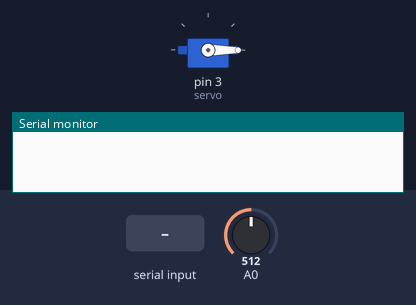
The sketch below on a simulated Arduino Uno, built with avr-gcc and run on an emulated ATmega328P. Shown: servo, the last lines printed to the serial monitor. The inputs (shaded band) are chosen by the test bench; at power-on: A0 = 512.

Above: at 1.2 s.
1.3 s: "90,45\n" received over the second serial link
At 2.3 s:
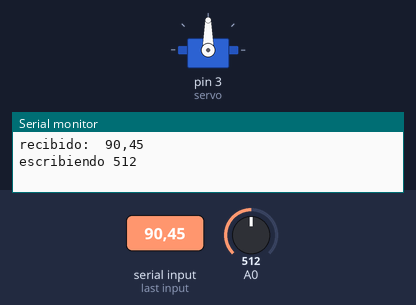
2.8 s: "200\n" received over the second serial link
At 3.4 s:
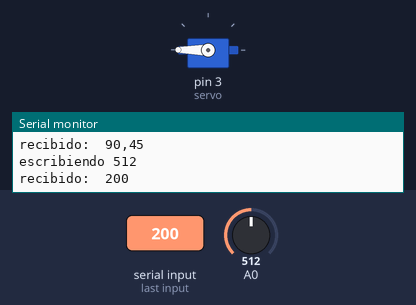
4.3 s: "30,150\n" received over the second serial link
At 5.5 s:
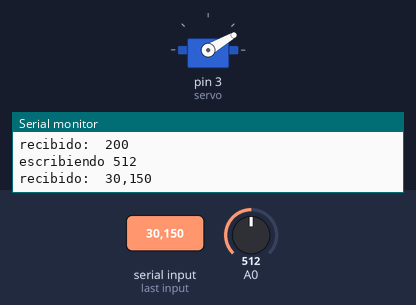
5.8 s: "90\n" received over the second serial link
At 6.8 s:
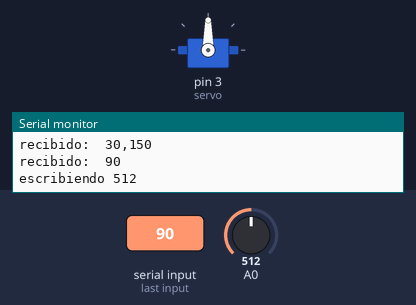
Timing chart, 0 to 8.3 s (numbered marks = the images above; inputs shaded):
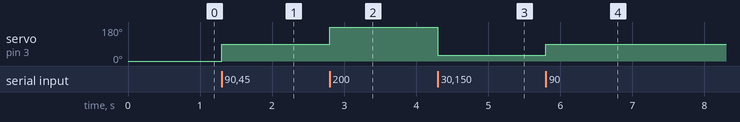

Measured:
- after the input at 1.3 s, servo on pin 3 (servo): 0° → 90° at once
- after the input at 2.8 s, servo on pin 3 (servo): 90° → 180° at once
- after the input at 4.3 s, servo on pin 3 (servo): 180° → 30° at once
- after the input at 5.8 s, servo on pin 3 (servo): 30° → 90° at once

The sketch:

arduinoComunicationBt.ino
```cpp
/*
  Autor: Williams Bobadilla
  Fecha creacion: 25 marzo 2021
  Descripcion: software para la demostracion de la conexion de flutter con arduino, mediante
  un modulo bluetooth, un sensor y un servomotor, en el Arduino Day.
*/

#include <SoftwareSerial.h>
#include <Servo.h>

Servo servo;  //creamos un objeto servo
SoftwareSerial BT(7, 8); // RX, TX
String received = "";
bool receiving = false;


long tiempoActual;//para guardar el tiempo en todo momento
long tiempoPrevio=0;
const long intervalo=2000;//en ms
int lecturaSensor;

void setup() {
  Serial.begin(9600);
  BT.begin(9600);
  servo.attach(3);//indicamos que esta en la patita 3
  servo.write(0);//comenzamos en el angulo 0
}

void loop() {
 tiempoActual=millis();
 if(tiempoActual-tiempoPrevio>=intervalo ){
   tiempoPrevio=tiempoActual;//actualizamos el tiempo previo
   lecturaSensor=analogRead(A0);
   escribir_datos(lecturaSensor);
   Serial.print("escribiendo ");
   Serial.println(lecturaSensor);
 }
  while (BT.available() > 0) {
    char data = BT.read();
    received = received + data;
    receiving = true;
  }
  if (receiving == true) {
    //aca tenemos que escribir el codigo en el servo,
    //hacemos esto aca con la bandera receiving debido a que el programa
    //despues de salir del while es que recien podemos tener el mensaje completo
    Serial.print("recibido:  ");
    Serial.println(received);
    servo.write(received.toInt());
    receiving = false;
    received = ""; //limpiamos para futuros mensajes
  }
}

void escribir_datos(int dataToWrite) {
  BT.print("#");
  BT.print(dataToWrite);
  BT.println("*");
}
```
